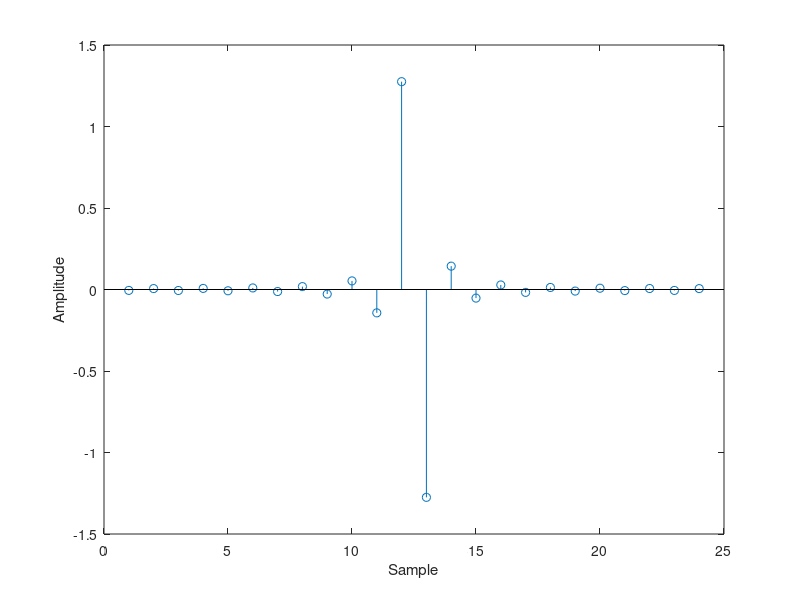

Recreate this plot in MATLAB.
    function LVDifferL24ViaSineSumm
    %
    % Author: F. W. Isen
    % Copyright 2009 by Morgan & Claypool
    AkPos = -[1:1:11]*pi/12; AkLOver2 = [-12]*pi/12;
    L = 24; M = (L-1)/2; Imp = zeros(1,L); n = 0:1:L-1;
    Ak = [AkPos,AkLOver2]; limK = L/2; 
    for k = 1:1:limK
    if (k==limK); C = 1; else; C = 2; end; 
    Imp = Imp + C*Ak(k)*sin(2*pi*(n-M)*k/L); end; 
    Imp = Imp/L; figure(109); stem(Imp);
    xlabel('Sample'); ylabel('Amplitude')